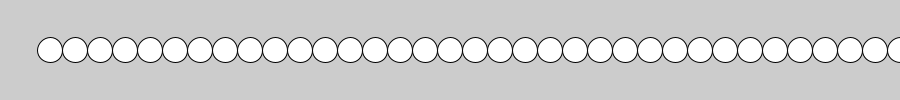
Frame 1 (no input)
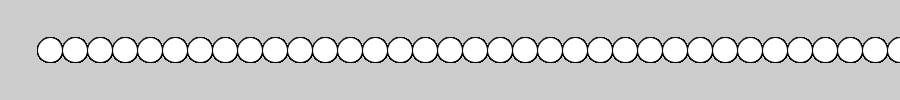
Frame 60 (the mouse pressed at the canvas centre just before this capture)
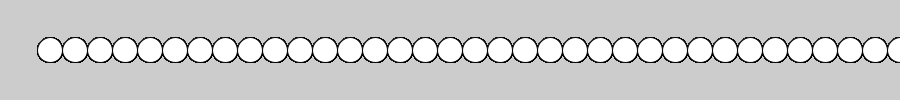
Frame 120 (the mouse held since frame 60 and released just before this capture)

The Processing sketch that drew these frames (run headless with seeded random() and noise(); from frame 60 on, the mouse is pressed at the canvas centre):

// Processing sketch: iteration
// ── iteration.pde
void setup() {
  size(900, 100);
}
void draw() {
  
  int currentCircle = 0;
  int desiredCircle = 72;
  
  while (currentCircle < desiredCircle) {
    ellipse(50 + currentCircle*25, 50, 25, 25);
    currentCircle = currentCircle + 1;
  }
}
